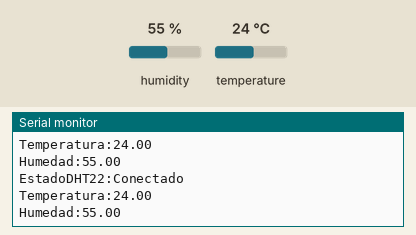
Simulated run of this sketch. Board: Arduino Uno, built with avr-gcc and run on an emulated ATmega328P. Shown: the last lines printed to the serial monitor. The test bench sets the inputs (shaded band); at power-on: humidity 55 %, temperature 24 °C.

Above: at 2.8 s.
2.9 s: humidity set to 22 %
At 4.8 s:
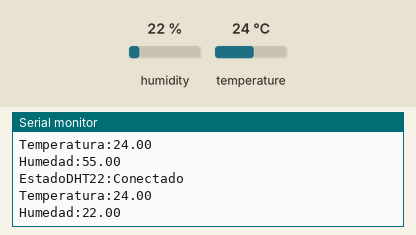
5.6 s: temperature set to 12 °C
At 6.8 s:
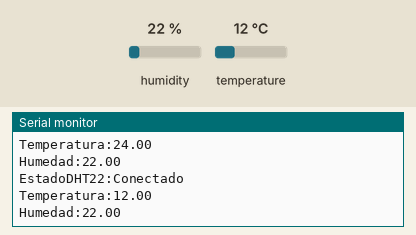
8.3 s: humidity set to 40 %
At 10.9 s:
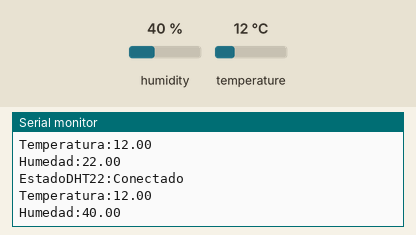
Timing chart, 0 to 12.4 s (numbered marks = the images above; inputs shaded):
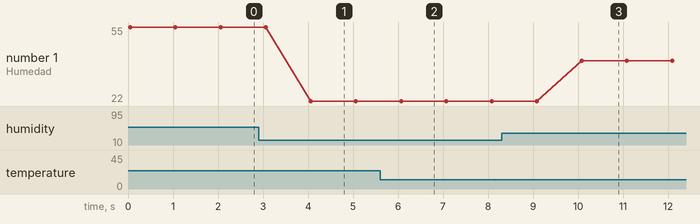

The sketch:

pruebaDHT22.ino
```cpp
#include <DHT.h>
#include <DHT_U.h>

int pin=4;
float temp;
float hum;

DHT dht(pin,DHT22);

void setup() {
  Serial.begin(9600);
  dht.begin();
}

void loop() {
  temp = dht.readTemperature();
  hum = dht.readHumidity();

  if (isnan(hum) || isnan(temp)) {
    Serial.println("EstadoDHT22:" + String("Desconectado"));
    Serial.println("Temperatura:0");
    Serial.println("Humedad:0");
    delay(1000);
    return;
  }else{
  //La comunicacion con Python se basa con cadenas
  Serial.println("EstadoDHT22:" + String("Conectado"));
  Serial.println("Temperatura:" + String(temp));
  Serial.println("Humedad:" + String(hum));
  delay(1000);
  }

}
```

Measured:
- after the input at 2.9 s, the serial monitor: prints a new line after 1.2 s (image 1)
- after the input at 5.6 s, the serial monitor: prints a new line after 0.45 s (image 2)
- after the input at 8.3 s, the serial monitor: prints a new line after 1.8 s (image 3)
- plotted number 1: 22 → 40 after the input at 8.3 s
